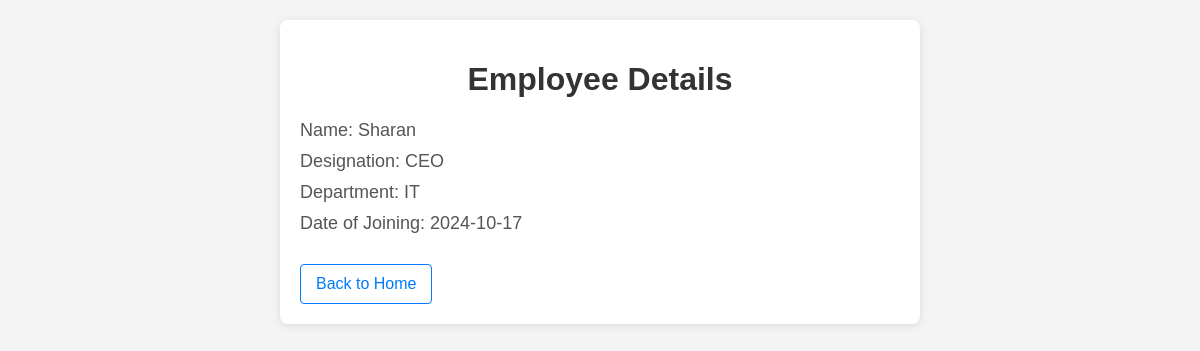
The app's page /employee/4 with its own data.
### models.py (models this page shows, shortened)
class Employee(db.Model):
    __tablename__ = 'employees'  # Specify the table name
    id = db.Column(db.Integer, primary_key=True)
    name = db.Column(db.String(100), nullable=False)
    designation = db.Column(db.String(100), nullable=False)
    department = db.Column(db.String(50), nullable=False)
    date_of_joining = db.Column(db.Date, nullable=False)
    attendances = db.relationship('Attendance', backref='employee', lazy=True)

### app.py (the view)
@app.route('/employee/<int:employee_id>')
def employee_detail(employee_id):
    employee = Employee.query.get(employee_id)
    return render_template('employee_detail.html', employee=employee)

### templates/employee_detail.html (shortened to what this page needs)
<!DOCTYPE html>
<html lang="en">
<head>
</head>
<body>
    <div class="container">
        <h1>Employee Details</h1>
        <p>Name: {{ employee.name }}</p>
        <p>Designation: {{ employee.designation }}</p>
        <p>Department: {{ employee.department }}</p>
        <p>Date of Joining: {{ employee.date_of_joining }}</p>
        <a href="{{ url_for('home') }}">Back to Home</a>
    </div>
</body>
</html>

### templates/employee_detail.html (style rules this page uses)
body { font-family: Arial, sans-serif; background-color: #f4f4f4; margin: 0; padding: 20px; }
h1 { text-align: center; color: #333; }
.container { max-width: 600px; margin: 0 auto; padding: 20px; background-color: #fff; border-radius: 8px; box-shadow: 0 2px 10px rgba(0, 0, 0, 0.1); }
p { font-size: 18px; color: #555; margin: 10px 0; }
a { display: inline-block; margin-top: 20px; text-align: center; color: #007BFF; text-decoration: none; padding: 10px 15px; border: 1px solid #007BFF; border-radius: 4px; transition: background-color 0.3s, color 0.3s; }

### records on screen
Employee: name "Sharan", designation "CEO", department "IT", date_of_joining "2024-10-17"
